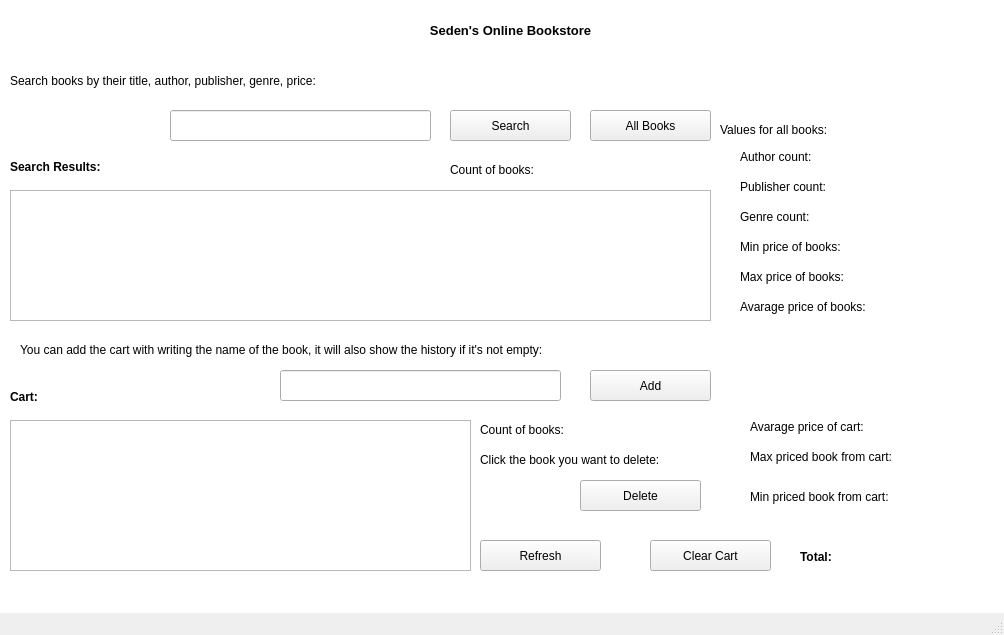
<?xml version="1.0" encoding="UTF-8"?>
<ui version="4.0">
 <class>MainWindow</class>
 <widget class="QMainWindow" name="MainWindow">
  <property name="geometry">
   <rect>
    <x>0</x>
    <y>0</y>
    <width>1004</width>
    <height>635</height>
   </rect>
  </property>
  <property name="windowTitle">
   <string>MainWindow</string>
  </property>
  <widget class="QWidget" name="centralwidget">
   <widget class="QTableWidget" name="tableWidget">
    <property name="geometry">
     <rect>
      <x>-10</x>
      <y>-10</y>
      <width>1081</width>
      <height>641</height>
     </rect>
    </property>
    <property name="sizePolicy">
     <sizepolicy hsizetype="Ignored" vsizetype="Expanding">
      <horstretch>0</horstretch>
      <verstretch>0</verstretch>
     </sizepolicy>
    </property>
    <property name="font">
     <font>
      <weight>75</weight>
      <bold>true</bold>
     </font>
    </property>
   </widget>
   <widget class="QPushButton" name="searchButton">
    <property name="geometry">
     <rect>
      <x>450</x>
      <y>110</y>
      <width>121</width>
      <height>31</height>
     </rect>
    </property>
    <property name="text">
     <string>Search</string>
    </property>
   </widget>
   <widget class="QLineEdit" name="searchLineEdit">
    <property name="geometry">
     <rect>
      <x>170</x>
      <y>110</y>
      <width>261</width>
      <height>31</height>
     </rect>
    </property>
    <property name="text">
     <string/>
    </property>
   </widget>
   <widget class="QLabel" name="resultsTextEdit">
    <property name="geometry">
     <rect>
      <x>10</x>
      <y>160</y>
      <width>221</width>
      <height>31</height>
     </rect>
    </property>
    <property name="font">
     <font>
      <pointsize>9</pointsize>
      <weight>75</weight>
      <bold>true</bold>
      <kerning>true</kerning>
     </font>
    </property>
    <property name="text">
     <string>Search Results:</string>
    </property>
    <property name="alignment">
     <set>Qt::AlignLeading|Qt::AlignLeft|Qt::AlignTop</set>
    </property>
   </widget>
   <widget class="QLabel" name="label">
    <property name="geometry">
     <rect>
      <x>310</x>
      <y>20</y>
      <width>401</width>
      <height>20</height>
     </rect>
    </property>
    <property name="sizePolicy">
     <sizepolicy hsizetype="Preferred" vsizetype="Preferred">
      <horstretch>220</horstretch>
      <verstretch>60</verstretch>
     </sizepolicy>
    </property>
    <property name="minimumSize">
     <size>
      <width>0</width>
      <height>0</height>
     </size>
    </property>
    <property name="font">
     <font>
      <pointsize>10</pointsize>
      <weight>75</weight>
      <bold>true</bold>
     </font>
    </property>
    <property name="text">
     <string>Seden's Online Bookstore</string>
    </property>
    <property name="textFormat">
     <enum>Qt::AutoText</enum>
    </property>
    <property name="scaledContents">
     <bool>false</bool>
    </property>
    <property name="alignment">
     <set>Qt::AlignCenter</set>
    </property>
   </widget>
   <widget class="QTableWidget" name="table">
    <property name="geometry">
     <rect>
      <x>10</x>
      <y>190</y>
      <width>701</width>
      <height>131</height>
     </rect>
    </property>
   </widget>
   <widget class="QLabel" name="label_2">
    <property name="geometry">
     <rect>
      <x>10</x>
      <y>70</y>
      <width>421</width>
      <height>21</height>
     </rect>
    </property>
    <property name="text">
     <string>Search books by their title, author, publisher, genre, price:</string>
    </property>
   </widget>
   <widget class="QTableWidget" name="cart">
    <property name="geometry">
     <rect>
      <x>10</x>
      <y>420</y>
      <width>461</width>
      <height>151</height>
     </rect>
    </property>
   </widget>
   <widget class="QLabel" name="resultsTextEdit_2">
    <property name="geometry">
     <rect>
      <x>10</x>
      <y>390</y>
      <width>221</width>
      <height>31</height>
     </rect>
    </property>
    <property name="font">
     <font>
      <pointsize>9</pointsize>
      <weight>75</weight>
      <bold>true</bold>
      <kerning>true</kerning>
     </font>
    </property>
    <property name="text">
     <string>Cart:</string>
    </property>
    <property name="alignment">
     <set>Qt::AlignLeading|Qt::AlignLeft|Qt::AlignTop</set>
    </property>
   </widget>
   <widget class="QLabel" name="label_3">
    <property name="geometry">
     <rect>
      <x>20</x>
      <y>340</y>
      <width>791</width>
      <height>21</height>
     </rect>
    </property>
    <property name="text">
     <string>&lt;html&gt;&lt;head/&gt;&lt;body&gt;&lt;p&gt;You can add the cart with writing the name of the book, it will also show the history if it's not empty:&lt;/p&gt;&lt;/body&gt;&lt;/html&gt;</string>
    </property>
   </widget>
   <widget class="QLineEdit" name="cartLineEdit">
    <property name="geometry">
     <rect>
      <x>280</x>
      <y>370</y>
      <width>281</width>
      <height>31</height>
     </rect>
    </property>
    <property name="text">
     <string/>
    </property>
   </widget>
   <widget class="QPushButton" name="addButton">
    <property name="geometry">
     <rect>
      <x>590</x>
      <y>370</y>
      <width>121</width>
      <height>31</height>
     </rect>
    </property>
    <property name="text">
     <string>Add</string>
    </property>
   </widget>
   <widget class="QLabel" name="totalBox">
    <property name="geometry">
     <rect>
      <x>800</x>
      <y>550</y>
      <width>141</width>
      <height>31</height>
     </rect>
    </property>
    <property name="font">
     <font>
      <pointsize>9</pointsize>
      <weight>75</weight>
      <bold>true</bold>
     </font>
    </property>
    <property name="text">
     <string>Total:</string>
    </property>
    <property name="alignment">
     <set>Qt::AlignLeading|Qt::AlignLeft|Qt::AlignTop</set>
    </property>
   </widget>
   <widget class="QPushButton" name="deleteButton">
    <property name="geometry">
     <rect>
      <x>580</x>
      <y>480</y>
      <width>121</width>
      <height>31</height>
     </rect>
    </property>
    <property name="text">
     <string>Delete</string>
    </property>
   </widget>
   <widget class="QLabel" name="label_4">
    <property name="geometry">
     <rect>
      <x>480</x>
      <y>450</y>
      <width>241</width>
      <height>21</height>
     </rect>
    </property>
    <property name="text">
     <string>&lt;html&gt;&lt;head/&gt;&lt;body&gt;&lt;p&gt;Click the book you want to delete:&lt;/p&gt;&lt;/body&gt;&lt;/html&gt;</string>
    </property>
   </widget>
   <widget class="QPushButton" name="allButton">
    <property name="geometry">
     <rect>
      <x>590</x>
      <y>110</y>
      <width>121</width>
      <height>31</height>
     </rect>
    </property>
    <property name="text">
     <string>All Books</string>
    </property>
   </widget>
   <widget class="QLabel" name="countLabel">
    <property name="geometry">
     <rect>
      <x>450</x>
      <y>160</y>
      <width>201</width>
      <height>20</height>
     </rect>
    </property>
    <property name="text">
     <string>Count of books:</string>
    </property>
   </widget>
   <widget class="QLabel" name="countLabel2">
    <property name="geometry">
     <rect>
      <x>480</x>
      <y>420</y>
      <width>201</width>
      <height>20</height>
     </rect>
    </property>
    <property name="text">
     <string>Count of books:</string>
    </property>
   </widget>
   <widget class="QLabel" name="avgPriceLabel">
    <property name="geometry">
     <rect>
      <x>750</x>
      <y>420</y>
      <width>221</width>
      <height>20</height>
     </rect>
    </property>
    <property name="text">
     <string>Avarage price of cart:</string>
    </property>
    <property name="alignment">
     <set>Qt::AlignLeading|Qt::AlignLeft|Qt::AlignTop</set>
    </property>
   </widget>
   <widget class="QLabel" name="minPriceLabel">
    <property name="geometry">
     <rect>
      <x>740</x>
      <y>240</y>
      <width>201</width>
      <height>20</height>
     </rect>
    </property>
    <property name="text">
     <string>Min price of books:</string>
    </property>
    <property name="alignment">
     <set>Qt::AlignLeading|Qt::AlignLeft|Qt::AlignTop</set>
    </property>
   </widget>
   <widget class="QLabel" name="maxPriceLabel">
    <property name="geometry">
     <rect>
      <x>740</x>
      <y>270</y>
      <width>201</width>
      <height>20</height>
     </rect>
    </property>
    <property name="text">
     <string>Max price of books:</string>
    </property>
    <property name="alignment">
     <set>Qt::AlignLeading|Qt::AlignLeft|Qt::AlignTop</set>
    </property>
   </widget>
   <widget class="QLabel" name="avgPriceLabel_2">
    <property name="geometry">
     <rect>
      <x>740</x>
      <y>300</y>
      <width>221</width>
      <height>20</height>
     </rect>
    </property>
    <property name="text">
     <string>Avarage price of books:</string>
    </property>
    <property name="alignment">
     <set>Qt::AlignLeading|Qt::AlignLeft|Qt::AlignTop</set>
    </property>
   </widget>
   <widget class="QLabel" name="maxPriceLabel_2">
    <property name="geometry">
     <rect>
      <x>750</x>
      <y>450</y>
      <width>241</width>
      <height>20</height>
     </rect>
    </property>
    <property name="text">
     <string>Max priced book from cart:</string>
    </property>
    <property name="alignment">
     <set>Qt::AlignLeading|Qt::AlignLeft|Qt::AlignTop</set>
    </property>
   </widget>
   <widget class="QLabel" name="minPriceLabel_2">
    <property name="geometry">
     <rect>
      <x>750</x>
      <y>490</y>
      <width>241</width>
      <height>20</height>
     </rect>
    </property>
    <property name="text">
     <string>Min priced book from cart:</string>
    </property>
    <property name="alignment">
     <set>Qt::AlignLeading|Qt::AlignLeft|Qt::AlignTop</set>
    </property>
   </widget>
   <widget class="QPushButton" name="historyButton">
    <property name="geometry">
     <rect>
      <x>480</x>
      <y>540</y>
      <width>121</width>
      <height>31</height>
     </rect>
    </property>
    <property name="text">
     <string>Refresh</string>
    </property>
   </widget>
   <widget class="QPushButton" name="deleteButton_2">
    <property name="geometry">
     <rect>
      <x>650</x>
      <y>540</y>
      <width>121</width>
      <height>31</height>
     </rect>
    </property>
    <property name="text">
     <string>Clear Cart</string>
    </property>
   </widget>
   <widget class="QLabel" name="authorLabel">
    <property name="geometry">
     <rect>
      <x>740</x>
      <y>150</y>
      <width>221</width>
      <height>20</height>
     </rect>
    </property>
    <property name="text">
     <string>Author count:</string>
    </property>
    <property name="alignment">
     <set>Qt::AlignLeading|Qt::AlignLeft|Qt::AlignTop</set>
    </property>
   </widget>
   <widget class="QLabel" name="authorLabel_2">
    <property name="geometry">
     <rect>
      <x>740</x>
      <y>180</y>
      <width>221</width>
      <height>20</height>
     </rect>
    </property>
    <property name="text">
     <string>Publisher count:</string>
    </property>
    <property name="alignment">
     <set>Qt::AlignLeading|Qt::AlignLeft|Qt::AlignTop</set>
    </property>
   </widget>
   <widget class="QLabel" name="authorLabel_3">
    <property name="geometry">
     <rect>
      <x>740</x>
      <y>210</y>
      <width>221</width>
      <height>20</height>
     </rect>
    </property>
    <property name="text">
     <string>Genre count:</string>
    </property>
    <property name="alignment">
     <set>Qt::AlignLeading|Qt::AlignLeft|Qt::AlignTop</set>
    </property>
   </widget>
   <widget class="QLabel" name="label_5">
    <property name="geometry">
     <rect>
      <x>720</x>
      <y>120</y>
      <width>161</width>
      <height>20</height>
     </rect>
    </property>
    <property name="text">
     <string>Values for all books:</string>
    </property>
   </widget>
  </widget>
  <widget class="QMenuBar" name="menubar">
   <property name="geometry">
    <rect>
     <x>0</x>
     <y>0</y>
     <width>1004</width>
     <height>18</height>
    </rect>
   </property>
  </widget>
  <widget class="QStatusBar" name="statusbar"/>
 </widget>
 <resources/>
 <connections/>
</ui>
